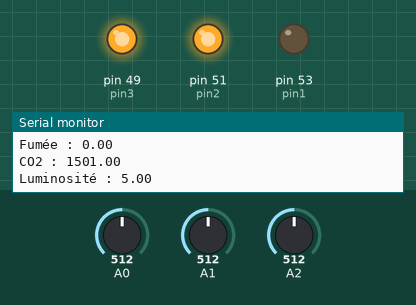
This sketch was run on a simulated Arduino Mega 2560, built with avr-gcc and run on an emulated ATmega2560. On the bench: output pins drawn as LEDs (lit = HIGH), the last lines printed to the serial monitor. Inputs (shaded band) come from the test bench; at power-on: A2 = 512, A0 = 512, A1 = 512.

Above: at 1.8 s.
1.9 s: A2 set to 320
3.4 s: A2 set to 296
At 4.6 s:
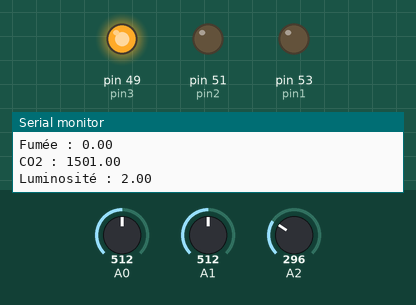
5.5 s: A2 set to 511
At 7.2 s:
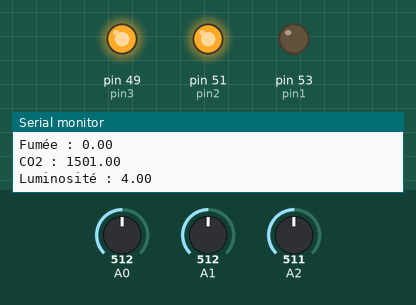
7.5 s: A2 set to 306
At 9.1 s:
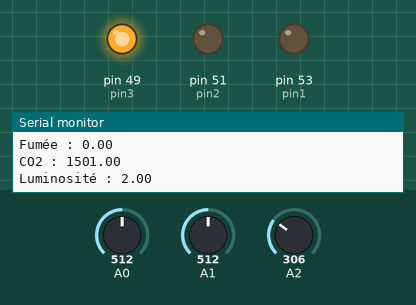
Timing chart, 0 to 10.5 s (numbered marks = the images above; inputs shaded):
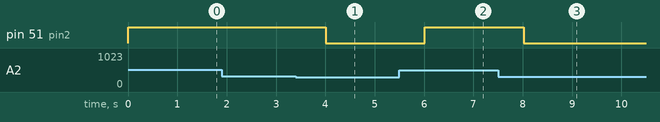

The sketch:

sketch_jun06a.ino
```cpp
const int pin3 = 49; // Lampadaires
const int pin2 = 51; // Lampadaires
const int pin1 = 53; // Lampadaires

void setup() {
  Serial.begin(9600);
  pinMode(pin1, OUTPUT);
  pinMode(pin2, OUTPUT);
  pinMode(pin3, OUTPUT);

  digitalWrite(pin1, HIGH);
  digitalWrite(pin2, HIGH);
  digitalWrite(pin3, HIGH);
}

void loop() {

  /*digitalWrite(pin1, LOW);
    digitalWrite(pin3, HIGH);
    delay(2000);
    digitalWrite(pin1, HIGH);
    digitalWrite(pin2, LOW);
    delay(2000);
    digitalWrite(pin2, HIGH);
    digitalWrite(pin3, LOW);
    delay(2000);*/

  int potentiometerValueA0 = analogRead(A0);
  int potentiometerValueA1 = analogRead(A1);
  int potentiometerValueA2 = analogRead(A2);

  float valFumee = map(potentiometerValueA0, 0, 1023, 0, 0.2);
  float valCo2 = map(potentiometerValueA1, 0, 1023, 0, 3000);
  float valLumi = map(potentiometerValueA2, 0, 1023, 0, 10);


  Serial.print("Fumée : ");
  Serial.println(valFumee);
  Serial.print("CO2 : ");
  Serial.println(valCo2);
  Serial.print("Luminosité : ");
  Serial.println(valLumi);

  if (valLumi < 2.5) {
    digitalWrite(pin1, LOW);
    digitalWrite(pin2, LOW);
    digitalWrite(pin3, HIGH);
  }
  else if (2.5 <= valLumi <= 5)
  {
    digitalWrite(pin1, LOW);
    digitalWrite(pin2, HIGH);
    digitalWrite(pin3, HIGH);
  }
  else if (5 < valLumi <= 7.5)
  {
    digitalWrite(pin1, HIGH);
    digitalWrite(pin2, HIGH);
    digitalWrite(pin3, HIGH);
  }
  else if (valLumi > 7.5)
  {
    digitalWrite(pin1, HIGH);
    digitalWrite(pin2, HIGH);
    digitalWrite(pin3, HIGH);
  }


  delay(1000);
  //digitalWrite(pin1, LOW);
  //digitalWrite(pin2, LOW);
  //digitalWrite(pin3, LOW);
}
```

Measured:
- the behaviour switches between 307 and 306 on A2 (found by bisection; images 0 and 1)
- after the input at 3.4 s, pin 51 (pin2): HIGH → LOW after 0.61 s
- after the input at 5.5 s, pin 51 (pin2): LOW → HIGH after 0.51 s
- after the input at 7.5 s, pin 51 (pin2): HIGH → LOW after 0.52 s
